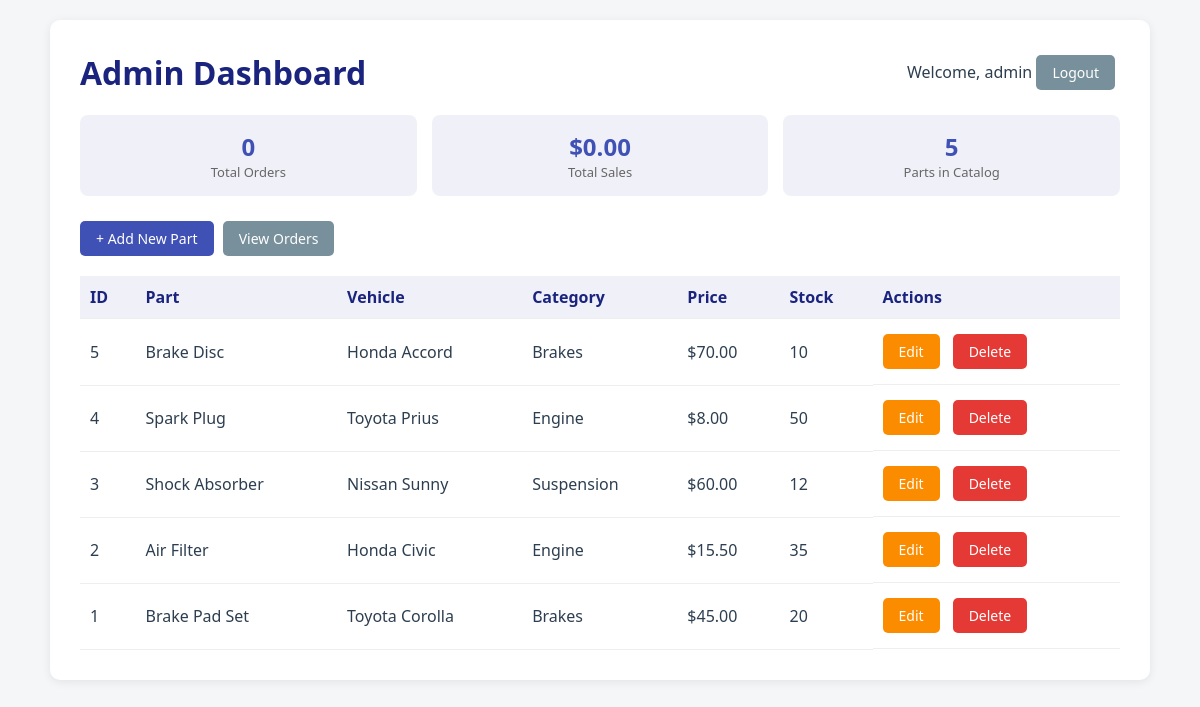
Page /admin/dashboard.php (signed in) on the committed database.
### tables this page shows
CREATE TABLE IF NOT EXISTS parts (
    id INT AUTO_INCREMENT PRIMARY KEY,
    part_name VARCHAR(150) NOT NULL,
    vehicle_make VARCHAR(60) NOT NULL,
    vehicle_model VARCHAR(60) NOT NULL,
    category VARCHAR(60) NOT NULL,
    price DECIMAL(10,2) NOT NULL,
    stock INT NOT NULL DEFAULT 0,
    image_url VARCHAR(255) DEFAULT 'https://via.placeholder.com/200x150?text=Part',
    created_at TIMESTAMP DEFAULT CURRENT_TIMESTAMP
);

### admin/dashboard.php (the view, shortened to what this page needs)
<?php
require '../db.php';
$stmt = $pdo->query("SELECT * FROM parts ORDER BY id DESC");
$parts = $stmt->fetchAll(PDO::FETCH_ASSOC);
$orderCount = $pdo->query("SELECT COUNT(*) FROM orders")->fetchColumn();
$totalSales = $pdo->query("SELECT COALESCE(SUM(total_price),0) FROM orders")->fetchColumn();
?>
<!DOCTYPE html>
<html lang="en">
<head>
    <link rel="stylesheet" href="../style.css">
</head>
<body>
    <div class="container">
        <div class="header-bar">
            <h1>Admin Dashboard</h1>
            <div>
                <span>Welcome, <?= htmlspecialchars($_SESSION['admin_username']) ?></span>
                <a href="logout.php" class="btn btn-secondary">Logout</a>
            </div>
        </div>
        <div class="stats-row">
            <div class="stat-card">
                <h3><?= $orderCount ?></h3>
                <p>Total Orders</p>
            </div>
            <div class="stat-card">
                <h3>$<?= number_format($totalSales, 2) ?></h3>
                <p>Total Sales</p>
            </div>
            <div class="stat-card">
                <h3><?= count($parts) ?></h3>
                <p>Parts in Catalog</p>
            </div>
        </div>
        <a href="add_part.php" class="btn">+ Add New Part</a>
        <a href="orders.php" class="btn btn-secondary">View Orders</a>
        <table>
            <tr>
                <th>ID</th><th>Part</th><th>Vehicle</th><th>Category</th>
                <th>Price</th><th>Stock</th><th>Actions</th>
            </tr>
            <?php foreach ($parts as $p): ?>
            <tr>
                <td><?= $p['id'] ?></td>
                <td><?= htmlspecialchars($p['part_name']) ?></td>
                <td><?= htmlspecialchars($p['vehicle_make']) ?> <?= htmlspecialchars($p['vehicle_model']) ?></td>
                <td><?= htmlspecialchars($p['category']) ?></td>
                <td>$<?= number_format($p['price'], 2) ?></td>
                <td><?= $p['stock'] ?></td>
                <td class="actions">
                    <a href="edit_part.php?id=<?= $p['id'] ?>" class="btn btn-edit">Edit</a>
                    <a href="delete_part.php?id=<?= $p['id'] ?>" class="btn btn-danger"
                       onclick="return confirm('Delete this part?')">Delete</a>
                </td>
            </tr>
            <?php endforeach; ?>
        </table>
    </div>
</body>
</html>

### style.css (style rules this page uses)
* { margin: 0; padding: 0; box-sizing: border-box; }
body { font-family: 'Segoe UI', Arial, sans-serif; background: #f4f6f8; color: #2c3e50; padding: 20px; }
.container { max-width: 1100px; margin: 0 auto; background: #fff; padding: 30px; border-radius: 10px; box-shadow: 0 2px 10px rgba(0,0,0,0.08); }
h1 { color: #1a237e; }
.header-bar { display: flex; justify-content: space-between; align-items: center; margin-bottom: 20px; flex-wrap: wrap; gap: 10px; }
.btn { display: inline-block; padding: 8px 16px; background: #3f51b5; color: #fff; text-decoration: none; border: none; border-radius: 5px; cursor: pointer; font-size: 14px; margin: 5px 5px 5px 0; }
.btn-secondary { background: #78909c; }
.btn-danger { background: #e53935; }
.btn-edit { background: #fb8c00; }
table { width: 100%; border-collapse: collapse; margin-top: 15px; }
th, td { text-align: left; padding: 10px; border-bottom: 1px solid #eee; }
th { background: #f0f1f8; color: #1a237e; }
.actions { display: flex; gap: 8px; }
.stats-row { display: flex; gap: 15px; margin-bottom: 20px; flex-wrap: wrap; }
.stat-card { flex: 1; min-width: 150px; background: #f0f1f8; padding: 15px; border-radius: 8px; text-align: center; }
.stat-card h3 { color: #3f51b5; font-size: 24px; }
.stat-card p { color: #666; font-size: 13px; }

### rows in the picture
parts: id "5", part_name "Brake Disc", vehicle_make "Honda", vehicle_model "Accord", category "Brakes", price "70.00", stock "10"
parts: id "4", part_name "Spark Plug", vehicle_make "Toyota", vehicle_model "Prius", category "Engine", price "8.00", stock "50"
parts: id "3", part_name "Shock Absorber", vehicle_make "Nissan", vehicle_model "Sunny", category "Suspension", price "60.00", stock "12"
parts: id "2", part_name "Air Filter", vehicle_make "Honda", vehicle_model "Civic", category "Engine", price "15.50", stock "35"
parts: id "1", part_name "Brake Pad Set", vehicle_make "Toyota", vehicle_model "Corolla", category "Brakes", price "45.00", stock "20"

### other values in the picture
$_SESSION['admin_username'] "admin"
$orderCount "0"
$totalSales "0.00"
count($parts) "5"
